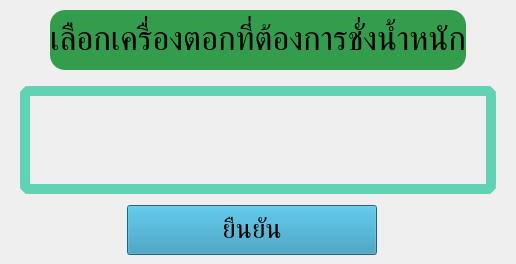
         <widget class="QWidget" name="machine_page">
          <property name="styleSheet">
           <string notr="true">QGroupBox {
	border: none;
}</string>
          </property>
          <layout class="QVBoxLayout" name="verticalLayout_12">
           <property name="spacing">
            <number>0</number>
           </property>
           <property name="leftMargin">
            <number>0</number>
           </property>
           <property name="topMargin">
            <number>0</number>
           </property>
           <property name="rightMargin">
            <number>0</number>
           </property>
           <property name="bottomMargin">
            <number>0</number>
           </property>
           <item>
            <widget class="QGroupBox" name="machine_main_group">
             <layout class="QVBoxLayout" name="verticalLayout_13">
              <property name="leftMargin">
               <number>20</number>
              </property>
              <property name="topMargin">
               <number>0</number>
              </property>
              <property name="rightMargin">
               <number>20</number>
              </property>
              <property name="bottomMargin">
               <number>0</number>
              </property>
              <item>
               <widget class="QGroupBox" name="machine_title_groupBox">
                <property name="minimumSize">
                 <size>
                  <width>0</width>
                  <height>80</height>
                 </size>
                </property>
                <property name="maximumSize">
                 <size>
                  <width>16777215</width>
                  <height>80</height>
                 </size>
                </property>
                <layout class="QHBoxLayout" name="horizontalLayout_11">
                 <property name="leftMargin">
                  <number>30</number>
                 </property>
                 <property name="topMargin">
                  <number>0</number>
                 </property>
                 <property name="rightMargin">
                  <number>30</number>
                 </property>
                 <property name="bottomMargin">
                  <number>0</number>
                 </property>
                 <item>
                  <widget class="QLabel" name="machine_title">
                   <property name="maximumSize">
                    <size>
                     <width>16777215</width>
                     <height>60</height>
                    </size>
                   </property>
                   <property name="font">
                    <font>
                     <family>Kanit</family>
                     <pointsize>25</pointsize>
                    </font>
                   </property>
                   <property name="styleSheet">
                    <string notr="true">background-color: rgb(52, 157, 77);
border-radius: 15px;
padding-top: 8px;
padding-bottom: 8px;</string>
                   </property>
                   <property name="text">
                    <string>เลือกเครื่องตอกที่ต้องการชั่งน้ำหนัก</string>
                   </property>
                   <property name="alignment">
                    <set>Qt::AlignCenter</set>
                   </property>
                  </widget>
                 </item>
                </layout>
               </widget>
              </item>
              <item>
               <widget class="QScrollArea" name="scrollArea_2">
                <property name="styleSheet">
                 <string notr="true">QScrollArea {
	border: solid;
	border-width: 10px;
	border-color: #61d2b4;
	border-radius: 10px;
	padding-left: 10px;
	padding-right: 10px;
}</string>
                </property>
                <property name="verticalScrollBarPolicy">
                 <enum>Qt::ScrollBarAlwaysOff</enum>
                </property>
                <property name="horizontalScrollBarPolicy">
                 <enum>Qt::ScrollBarAsNeeded</enum>
                </property>
                <property name="widgetResizable">
                 <bool>true</bool>
                </property>
                <widget class="QWidget" name="machineScrollAreaWidget">
                 <property name="geometry">
                  <rect>
                   <x>0</x>
                   <y>0</y>
                   <width>553</width>
                   <height>325</height>
                  </rect>
                 </property>
                </widget>
               </widget>
              </item>
              <item>
               <widget class="QGroupBox" name="machine_button_group">
                <property name="minimumSize">
                 <size>
                  <width>0</width>
                  <height>0</height>
                 </size>
                </property>
                <property name="maximumSize">
                 <size>
                  <width>16777215</width>
                  <height>70</height>
                 </size>
                </property>
                <property name="styleSheet">
                 <string notr="true">QPushButton {
	border-radius: 15px;
}|</string>
                </property>
                <layout class="QHBoxLayout" name="horizontalLayout_9">
                 <property name="spacing">
                  <number>10</number>
                 </property>
                 <property name="topMargin">
                  <number>5</number>
                 </property>
                 <property name="rightMargin">
                  <number>20</number>
                 </property>
                 <item>
                  <widget class="QPushButton" name="button_machine_confirm">
                   <property name="minimumSize">
                    <size>
                     <width>150</width>
                     <height>50</height>
                    </size>
                   </property>
                   <property name="maximumSize">
                    <size>
                     <width>250</width>
                     <height>16777215</height>
                    </size>
                   </property>
                   <property name="font">
                    <font>
                     <family>Kanit</family>
                     <pointsize>20</pointsize>
                    </font>
                   </property>
                   <property name="cursor">
                    <cursorShape>PointingHandCursor</cursorShape>
                   </property>
                   <property name="styleSheet">
                    <string notr="true">background-color:  #288fb4;</string>
                   </property>
                   <property name="text">
                    <string>ยืนยัน</string>
                   </property>
                   <property name="icon">
                    <iconset>
                     <normaloff>:/assets/icon/confirm.png</normaloff>:/assets/icon/confirm.png</iconset>
                   </property>
                   <property name="iconSize">
                    <size>
                     <width>20</width>
                     <height>20</height>
                    </size>
                   </property>
                  </widget>
                 </item>
                </layout>
               </widget>
              </item>
             </layout>
            </widget>
           </item>
          </layout>
         </widget>
